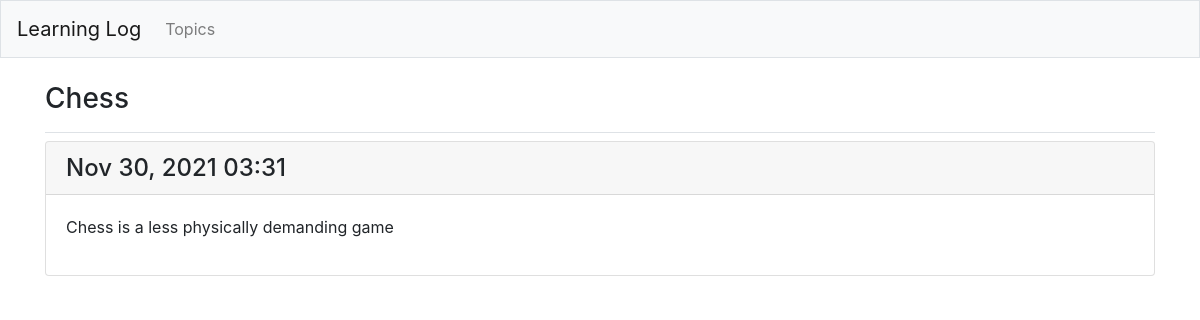
The page /topics/1 on the database as committed earlier.
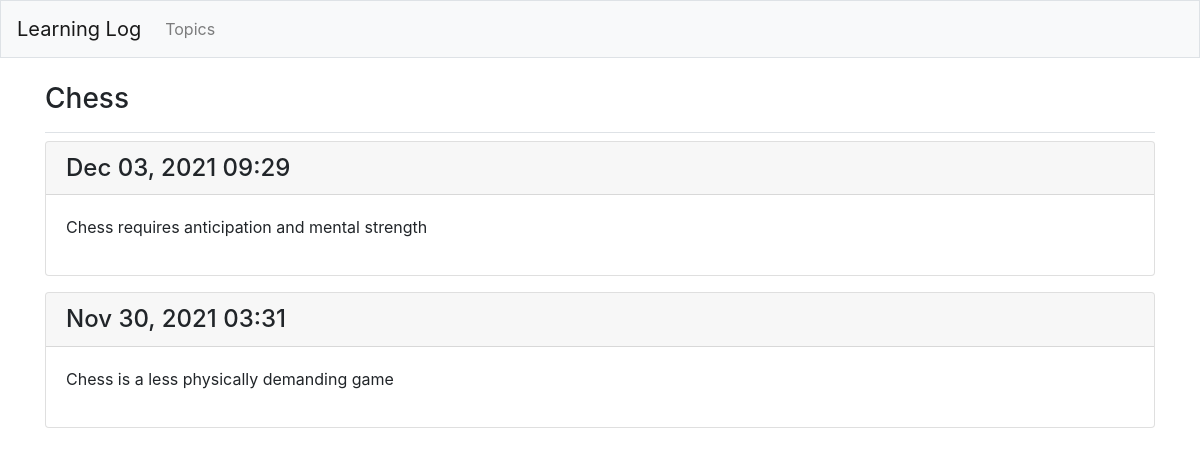
The same page on the database as committed later.
### app_learning_logs/models.py (models this page shows, shortened)
class Topic(models.Model):
    text = models.CharField(max_length=200)
    date_added = models.DateTimeField(auto_now_add=True)
    def __str__(self) -> str:
        return self.text

class Entry(models.Model):
    topic = models.ForeignKey(Topic, on_delete=models.CASCADE)
    text = models.TextField()
    date_added = models.DateTimeField(auto_now_add=True)
    class Meta:
        verbose_name_plural = "entries"

### app_learning_logs/views.py (the view)
# urls.py: path("topics/<int:topic_id>", views.topic, name="topic"),
def topic(request, topic_id):
    topic = Topic.objects.get(id=topic_id)
    entries = topic.entry_set.order_by("-date_added")
    context = {"topic": topic, "entries": entries}
    return render(request, "app_learning_logs/topic.html", context)

### app_learning_logs/templates/app_learning_logs/topic.html
{% extends "app_learning_logs/base.html" %}
{% block page_header %}
<h3>{{ topic }}</h3>
{% endblock page_header %}
{% block content %}
{% for entry in entries %}
<div class="card mb-3">
    <h4 class="card-header">
        {{ entry.date_added|date:'M d, Y H:i' }}
    </h4>
    <div class="card-body">
        {{ entry.text|linebreaks }}
    </div>
</div>
{% empty %}
<li>There are no entries for this topic yet.</li>
{% endfor %}
{% endblock content %}

### app_learning_logs/templates/app_learning_logs/base.html (shortened to what this page needs)
{% load bootstrap4 %}
<!doctype html>
<html lang="en">
<head>
    {% bootstrap_css %}
</head>
<body>
    <nav class="navbar navbar-expand-md navbar-light bg-light mb-4 border">
        <a class="navbar-brand" href="{% url 'app_learning_logs:index' %}">Learning Log</a>
        <div class="collapse navbar-collapse" id="navbarCollapse">
            <ul class="navbar-nav mr-auto">
                <li class="nav-item">
                    <a class="nav-link" href="{% url 'app_learning_logs:topics' %}">Topics</a>
                </li>
            </ul>
        </div>
    </nav>
    <main role="main" class="container">
        <div class="pb-2 mb-2 border-bottom">
            {% block page_header %}{% endblock page_header %}
        </div>
        <div>
            {% block content %}{% endblock content %}
        </div>
    </main>
</body>
</html>

Rows that differ between the two databases and show on the page:
added Entry: date_added "Dec 03, 2021 09:29", text "Chess requires anticipation and mental strength"
